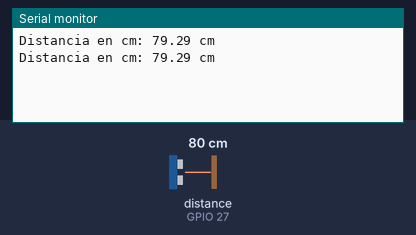
Recording of a sketch running on a simulated ESP32. On the bench: the last lines printed to the serial monitor. Wiring (inferred from the names in the program): ultrasonic range finder: trigger GPIO 14; echo GPIO 27. Inputs (shaded band) come from the test bench; at power-on: distance to the obstacle (sensor on GPIO 27) 80 cm. The echo pulse lasts 58.3 µs per cm.

Above: at 1.8 s.
1.9 s: distance to the obstacle (sensor on GPIO 27) set to 2 cm
At 2.8 s:
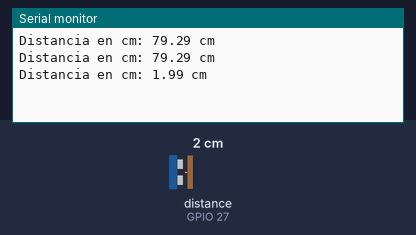
3.4 s: distance to the obstacle (sensor on GPIO 27) set to 4 cm
At 4.5 s:
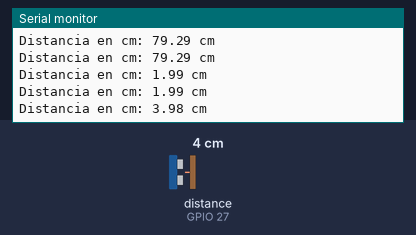
Timing chart, 0 to 6.4 s (numbered marks = the images above; inputs shaded):
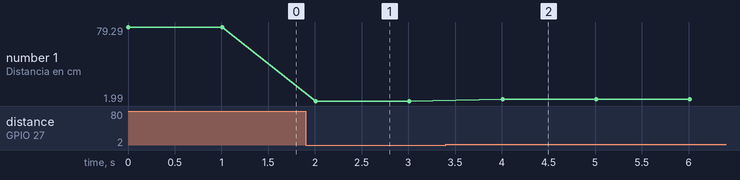

Measured:
- after the input at 1.9 s, the serial monitor: prints a new line after 0.11 s (image 1)
- after the input at 3.4 s, the serial monitor: prints a new line after 0.61 s (image 2)
- plotted number 1: 79.29 → 1.99 after the input at 1.9 s, 1.99 → 3.98 after the input at 3.4 s

The sketch:

SensorUltrasonido_ESP32.ino
```cpp
#define SOUND_SPEED 0.034   // Velocidad del sonido en el aire ≈ 343 m/s
#define ECHO_PIN 27          // Pin del eco del sensor
#define TRIGGER_PIN 14      // Pin del trigger del sensor

void setup() {
  Serial.begin(115200);
  pinMode(TRIGGER_PIN, OUTPUT);
  pinMode(ECHO_PIN, INPUT);
}

void loop() {
  long duration;
  float distance_cm;

  // Genera un pulso corto en el pin del trigger para iniciar la medición
  digitalWrite(TRIGGER_PIN, LOW);
  delayMicroseconds(2);
  digitalWrite(TRIGGER_PIN, HIGH);
  delayMicroseconds(10);
  digitalWrite(TRIGGER_PIN, LOW);

  // Lee la duración del pulso en el pin del eco
  duration = pulseIn(ECHO_PIN, HIGH);

  // Calcula la distancia en milímetros y centímetros
  distance_cm = duration * SOUND_SPEED / 2;

  // Imprime la distancia en la consola serial
  Serial.print("Distancia en cm: ");
  Serial.print(distance_cm);
  Serial.println(" cm");

  delay(1000);
}
```
